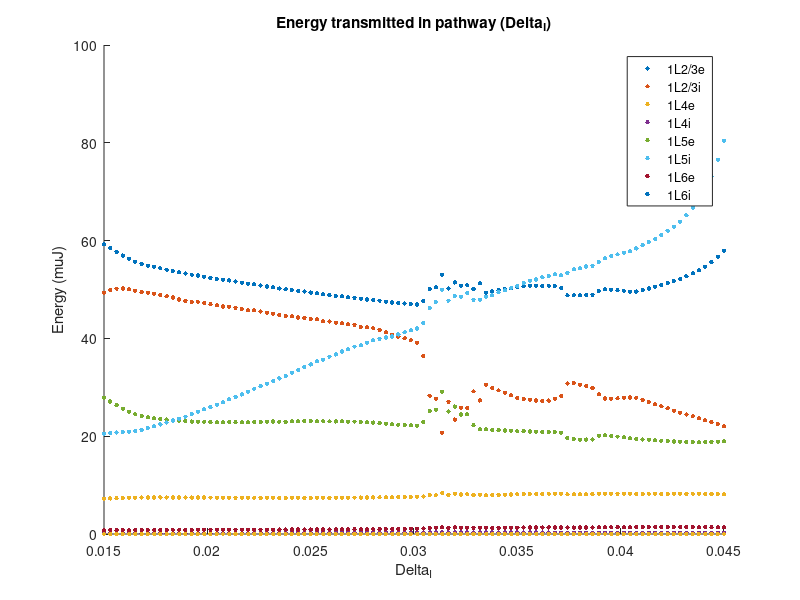

This chart was generated by the following MATLAB code: (Note: this script raises an error after producing the figure.)
clear;
close all;
axlabels = {'1L2/3e','1L2/3i','1L4e','1L4i','1L5e','1L5i','1L6e','1L6i', ...
    '2L2/3e','2L2/3i','2L4e','2L4i','2L5e','2L5i','2L6e','2L6i'};
pop = 5;
sz = 10;

%%
load data/0.3_0.3_0.015_0.045.mat;

x = linspace(0.015,0.045,size(PET,2));
figure();
for i = 1:10
%     bar(squeeze(PET(1,i,pop,1:8,:)));
%     hold on;
    y = PET(1,:,pop,i,1);
    scatter(x,y,sz,'filled','LineWidth',2);
    hold on;
end
legend(axlabels(1:8));
xlabel("\Delta_{I}");
ylabel("Energy (\muJ)");
title("Energy transmitted in pathway (\Delta_{I})");
xline(0.027);
xline(0.02725);
xline(0.03475);
xline(0.035);
xline(0.037);
xline(0.03725);

% sum all excitatory or inhibitory effect
exc = squeeze(PET(1,:,pop,1,:)) + squeeze(PET(1,:,pop,3,:)) + ...
    squeeze(PET(1,:,pop,5,:)) + squeeze(PET(1,:,pop,7,:));
inh = squeeze(PET(1,:,pop,2,:)) + squeeze(PET(1,:,pop,4,:)) + ...
    squeeze(PET(1,:,pop,6,:)) + squeeze(PET(1,:,pop,8,:));
figure();
hold on
recX = [0.027,0.03475,0.03475,0.027];
recY = [70 70 100 100];
r1 = fill(recX, recY, [245 189 31]/256,'LineStyle','none');
alpha(r1,0.1);

recX = [0.03725, 0.045, 0.045, 0.03725];
recY = [70 70 100 100];
r2 = fill(recX, recY, [245 189 31]/256,'LineStyle','none');
alpha(r2,0.1);

s1 = scatter(x, exc(:,1), sz, 'filled','r');
s2 = scatter(x, inh(:,1), sz, 'filled','b');

legend([s1 s2],["Excitatory","Inhibitory"]);
xlabel("\Delta_{I}");
ylabel("Energy (\muJ)");
title("Energy transmitted (\Delta_{I})");

axis([0.015 0.045 70 100]);

%%
% load 0.1_0.2_0.01_0.01.mat;
% x = linspace(0.1,0.2,size(PET,1));
% figure();
% for i = 1:10
% %     bar(squeeze(PET(1,i,pop,1:8,:)));
% %     hold on;
%     y = PET(:,1,pop,i,1);
%     scatter(x,y,sz,'filled','LineWidth',2);
%     hold on;
% end
% legend(axlabels(1:8));
% xlabel("\Delta_{E}");
% ylabel("Energy (\muJ)");
% title("Energy transmitted in pathway (\Delta_{E})");